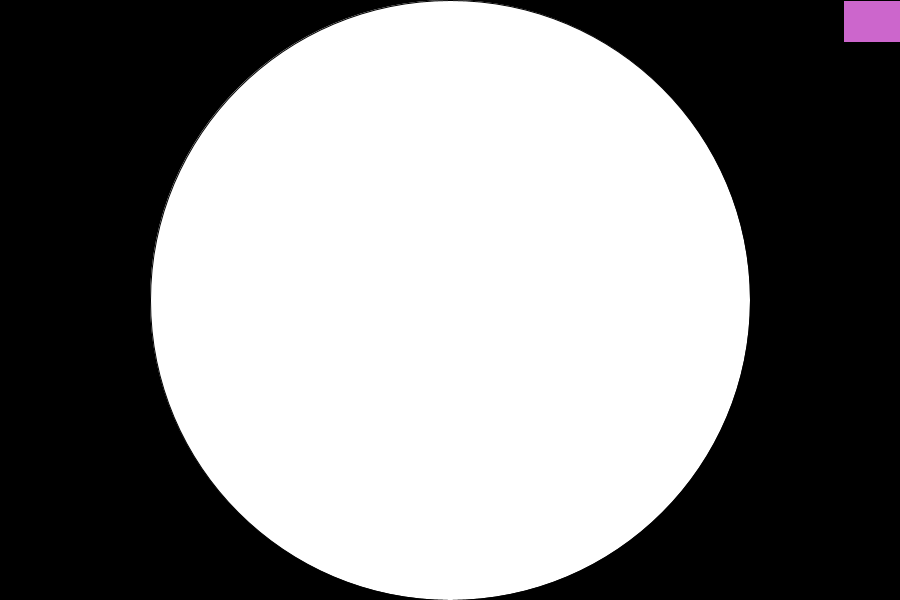
Frame 1 (no input)
Frame 60 (the mouse pressed at the canvas centre just before this capture): identical to frame 1, image omitted
Frame 120 (the mouse held since frame 60 and released just before this capture): identical to frame 1, image omitted

The Processing sketch that drew this single still picture (run headless with seeded random() and noise(); from frame 60 on, the mouse is pressed at the canvas centre):

// Processing sketch: GeometryRatios
// ── GeometryRatios.pde
//Global Variables
int reset;
int faceX, faceY, faceDiameter;
int leftEyeX, leftEyeY, leftEyeDiameter;
int rightEyeX, rightEyeY, rightEyeDiameter;
int noseX1, noseY1, noseX2, noseY2, noseX3, noseY3;
int triangle1X1, triangle1Y1, triangle1X2, triangle1Y2, triangle1X3, triangle1Y3;
int triangle2X1, triangle2Y1, triangle2X2, triangle2Y2, triangle2X3, triangle2Y3;
int triangle3X1, triangle3Y1, triangle3X2, triangle3Y2, triangle3X3, triangle3Y3;
int triangle4X1, triangle4Y1, triangle4X2, triangle4Y2, triangle4X3, triangle4Y3;
float mouthX1, mouthY1, mouthX2, mouthY2, mouthThick;
float measlesX, measlesY, measlesDiameter;
color red = #FF0303;
color measlesColor = red;
color white = 255;
color colorReset = white;
int buttonX, buttonY, buttonWidth, buttonHeight;
color buttonColour, yellow, purple;

void setup() {
  size (900, 600);
  //fullScreen();
  println("Screen Width is", displayWidth, "Screen Height is", displayHeight);
  //

  //
  population();
  //
  background(reset);

  ellipse(faceX, faceY, faceDiameter, faceDiameter);
  //faceDraw();
}//End setup


void draw() {

  measlesX = random(width*1/2-height*1/2, width*1/2+height*1/2);
  measlesY = random(height);
  measlesDiameter = random(height*1/70, height*1/30);
  fill(measlesColor);
  //Parameters are randomly set ;)
  ellipse(measlesX, measlesY, measlesDiameter, measlesDiameter);
  fill(colorReset);
  ellipse(leftEyeX, leftEyeY, leftEyeDiameter, leftEyeDiameter);
  ellipse(rightEyeX, rightEyeY, rightEyeDiameter, rightEyeDiameter);
  triangle(noseX1, noseY1, noseX2, noseY2, noseX3, noseY3);
  strokeWeight(mouthThick);
  line(mouthX1, mouthY1, mouthX2, mouthY2);
  strokeWeight(reset);
  ellipseMode(RADIUS);  // Set ellipseMode to RADIUS
  fill(#000000);  // Set fill to black
  ellipse(faceX, faceY, faceDiameter, faceDiameter);  // Draw white ellipse using RADIUS mode
  ellipseMode(CENTER);  // Set ellipseMode to CENTER
  fill(#ffffff);  // Set fill to transparent
  ellipse(faceX, faceY, faceDiameter, faceDiameter);  // Draw gray ellipse using CENTER mode

  if (mouseX>width*15/16 && mouseX<width*16/16 && mouseY>height*0/14 && mouseY<height*1/14) { //Button Hoverover
    buttonColour = red; //Hoverover
  } else {
    buttonColour = white;
  }// End IF
  fill(buttonColour); //Purple all the time, Yellow with Hoverover
  rect(buttonX, buttonY, buttonWidth, buttonHeight);
}//End draw

void keyPressed() {
  //Quit Keyboard Button
  if (key == 'q' || key == 'Q') { 
    exit();
  }//End IF
}//End keypressed

void mousePressed() {
  if ( mouseX>width*15/16 && mouseX<width*16/16 && mouseY>height*0/14 && mouseY<height*1/14 ) {
    exit();
  }//End IF, using mouseX & mouseY
}//End mousePressed

// ── Population.pde
void population() {
  faceX = width/2;
  faceY = height/2;
  faceDiameter = height;
  //
  leftEyeX = width*3/8;
  leftEyeY = height*5/16;
  leftEyeDiameter = height/8;
  //
  rightEyeX = width*5/8;
  rightEyeY = height*5/16;
  rightEyeDiameter = height/8;
  //
  noseX1 = width/2;
  noseY1 = height*2/5;
  noseX2 = width*7/16;
  noseY2 = height*6/10;
  noseX3 = width*9/16;
  noseY3 = noseY2;
  //
  mouthX1 = leftEyeX;
  mouthY1 = height*3/4;
  mouthX2 = rightEyeX;
  mouthY2 = mouthY1;
  mouthThick = 15;
  reset = 1;
  //
  measlesX = random(width);
  measlesY = random(height);
  measlesDiameter = random(height*1/20, height*1/10);
  //
  
  //
  buttonX = width*15/16;
  buttonY = height*0/7;
  buttonWidth = width*2/16;
  buttonHeight = height*1/14;
  red = #ffff66;
  white = #cc66cc;
}// End Population
